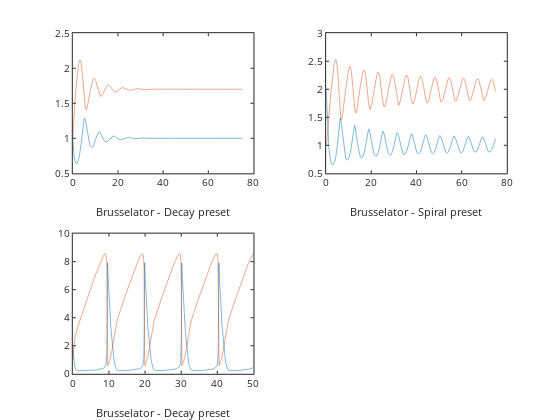

Notebook code for this chart:
### Markdown cell above
## Exploring presets 

Brusselator

### Code cell
subplot(2,2,1);
problem = otp.brusselator.presets.Decay();
sol = problem.solve('RelTol', 1e-6);
plot(sol.x, sol.y)
xlabel('Brusselator - Decay preset')

subplot(2,2,2);
problem = otp.brusselator.presets.Spiral();
sol = problem.solve('RelTol', 1e-6);
plot(sol.x, sol.y)
xlabel('Brusselator - Spiral preset')

subplot(2,2,3);
problem = otp.brusselator.presets.Periodic();
sol = problem.solve('RelTol', 1e-6);
plot(sol.x, sol.y)
xlabel('Brusselator - Decay preset')

### Figure 1 — Plotly figure (JSON) as saved in the notebook; plotly's stock layout.template omitted (floating-point values rounded to 4 significant figures; data arrays with more than 128 entries replaced by an {"elided": "..."} marker saying what was removed)
{"data": [{"line": {"color": "rgb(0,113,188)", "dash": "solid", "width": 0.5}, "marker": {"color": "rgb(0,113,188)", "line": {"color": "rgb(0,113,188)"}, "size": 6, "symbol": "none"}, "mode": "lines", "name": "", "showlegend": false, "type": "scatter", "visibility": true, "x": [0, 0.04513, 0.1128, 0.2144, 0.3667, 0.5952, 0.8647, 1.161, 1.475, 1.807, 2.15, 2.491, 2.828, 3.161, 3.488, 3.809, 4.125, 4.431, 4.727, 5.025, 5.288, 5.546, 5.801, 6.054, 6.314, 6.576, 6.848, 7.137, 7.447, 7.785, 8.159, 8.577, 8.988, 9.377, 9.747, 10.1, 10.45, 10.79, 11.14, 11.48, 11.83, 12.2, 12.56, 12.91, 13.26, 13.63, 14.01, 14.4, 14.82, 15.28, 15.74, 16.18, 16.59, 16.99, 17.41, 17.83, 18.27, 18.74, 19.2, 19.63, 20.07, 20.53, 21.0, 21.51, 22.06, 22.58, 23.07, 23.56, 24.07, 24.6, 25.16, 25.73, 26.26, 26.79, 27.36, 27.95, 28.6, 29.21, 29.8, 30.4, 31.03, 31.71, 32.39, 33.03, 33.7, 34.39, 35.16, 35.89, 36.6, 37.36, 38.15, 38.98, 39.76, 40.58, 41.45, 42.36, 43.22, 44.13, 45.12, 46.08, 47.04, 48.07, 49.16, 50.2, 51.32, 52.53, 53.67, 54.92, 56.2, 57.49, 58.97, 60.35, 61.85, 63.36, 64.97, 66.65, 68.41, 70.24, 72.19, 74.16, 75], "xaxis": "x", "y": [1, 0.9696, 0.9281, 0.874, 0.8083, 0.7368, 0.6831, 0.6509, 0.6381, 0.6418, 0.66, 0.6909, 0.7341, 0.79, 0.8594, 0.9429, 1.038, 1.134, 1.217, 1.272, 1.286, 1.27, 1.23, 1.177, 1.118, 1.059, 1.005, 0.9565, 0.9167, 0.8875, 0.8712, 0.8706, 0.8857, 0.9121, 0.9458, 0.9832, 1.02, 1.053, 1.078, 1.091, 1.091, 1.077, 1.055, 1.029, 1.004, 0.9809, 0.9628, 0.9514, 0.9479, 0.9532, 0.9665, 0.9833, 1.001, 1.016, 1.028, 1.034, 1.033, 1.025, 1.014, 1.002, 0.9913, 0.9835, 0.9798, 0.9807, 0.9865, 0.9946, 1.003, 1.009, 1.012, 1.013, 1.009, 1.004, 0.9982, 0.9941, 0.9922, 0.9928, 0.9958, 0.9997, 1.003, 1.005, 1.005, 1.003, 1.0, 0.998, 0.997, 0.9973, 0.9989, 1.001, 1.002, 1.002, 1.001, 0.9997, 0.9989, 0.9989, 0.9995, 1.0, 1.001, 1.001, 1.0, 0.9996, 0.9996, 0.9999, 1.0, 1.0, 1.0, 0.9998, 0.9999, 1.0, 1.0, 1.0, 0.9999, 1.0, 1.0, 1.0, 1.0, 1.0, 1.0, 1.0, 1.0, 1.0, 1.0], "yaxis": "y"}, {"line": {"color": "rgb(216,82,24)", "dash": "solid", "width": 0.5}, "marker": {"color": "rgb(216,82,24)", "line": {"color": "rgb(216,82,24)"}, "size": 6, "symbol": "none"}, "mode": "lines", "name": "", "showlegend": false, "type": "scatter", "visibility": true, "x": [0, 0.04513, 0.1128, 0.2144, 0.3667, 0.5952, 0.8647, 1.161, 1.475, 1.807, 2.15, 2.491, 2.828, 3.161, 3.488, 3.809, 4.125, 4.431, 4.727, 5.025, 5.288, 5.546, 5.801, 6.054, 6.314, 6.576, 6.848, 7.137, 7.447, 7.785, 8.159, 8.577, 8.988, 9.377, 9.747, 10.1, 10.45, 10.79, 11.14, 11.48, 11.83, 12.2, 12.56, 12.91, 13.26, 13.63, 14.01, 14.4, 14.82, 15.28, 15.74, 16.18, 16.59, 16.99, 17.41, 17.83, 18.27, 18.74, 19.2, 19.63, 20.07, 20.53, 21.0, 21.51, 22.06, 22.58, 23.07, 23.56, 24.07, 24.6, 25.16, 25.73, 26.26, 26.79, 27.36, 27.95, 28.6, 29.21, 29.8, 30.4, 31.03, 31.71, 32.39, 33.03, 33.7, 34.39, 35.16, 35.89, 36.6, 37.36, 38.15, 38.98, 39.76, 40.58, 41.45, 42.36, 43.22, 44.13, 45.12, 46.08, 47.04, 48.07, 49.16, 50.2, 51.32, 52.53, 53.67, 54.92, 56.2, 57.49, 58.97, 60.35, 61.85, 63.36, 64.97, 66.65, 68.41, 70.24, 72.19, 74.16, 75], "xaxis": "x", "y": [1, 1.031, 1.076, 1.14, 1.23, 1.354, 1.487, 1.618, 1.743, 1.86, 1.962, 2.042, 2.096, 2.119, 2.108, 2.056, 1.965, 1.842, 1.707, 1.578, 1.49, 1.434, 1.41, 1.411, 1.432, 1.467, 1.513, 1.567, 1.627, 1.69, 1.752, 1.807, 1.842, 1.855, 1.848, 1.824, 1.786, 1.74, 1.692, 1.649, 1.618, 1.6, 1.599, 1.609, 1.629, 1.655, 1.684, 1.712, 1.737, 1.755, 1.761, 1.755, 1.741, 1.722, 1.701, 1.681, 1.668, 1.662, 1.664, 1.673, 1.685, 1.698, 1.711, 1.72, 1.724, 1.72, 1.713, 1.704, 1.695, 1.688, 1.685, 1.687, 1.692, 1.698, 1.704, 1.708, 1.709, 1.706, 1.702, 1.698, 1.695, 1.694, 1.696, 1.699, 1.702, 1.703, 1.703, 1.702, 1.7, 1.698, 1.698, 1.699, 1.7, 1.701, 1.701, 1.701, 1.7, 1.699, 1.699, 1.7, 1.7, 1.7, 1.7, 1.7, 1.7, 1.7, 1.7, 1.7, 1.7, 1.7, 1.7, 1.7, 1.7, 1.7, 1.7, 1.7, 1.7, 1.7, 1.7, 1.7, 1.7], "yaxis": "y"}, {"line": {"color": "rgb(0,113,188)", "dash": "solid", "width": 0.5}, "marker": {"color": "rgb(0,113,188)", "line": {"color": "rgb(0,113,188)"}, "size": 6, "symbol": "none"}, "mode": "lines", "name": "", "showlegend": false, "type": "scatter", "visibility": true, "x": {"elided": "229 float values"}, "xaxis": "x2", "y": {"elided": "229 float values"}, "yaxis": "y2"}, {"line": {"color": "rgb(216,82,24)", "dash": "solid", "width": 0.5}, "marker": {"color": "rgb(216,82,24)", "line": {"color": "rgb(216,82,24)"}, "size": 6, "symbol": "none"}, "mode": "lines", "name": "", "showlegend": false, "type": "scatter", "visibility": true, "x": {"elided": "229 float values"}, "xaxis": "x2", "y": {"elided": "229 float values"}, "yaxis": "y2"}, {"line": {"color": "rgb(0,113,188)", "dash": "solid", "width": 0.5}, "marker": {"color": "rgb(0,113,188)", "line": {"color": "rgb(0,113,188)"}, "size": 6, "symbol": "none"}, "mode": "lines", "name": "", "showlegend": false, "type": "scatter", "visibility": true, "x": {"elided": "488 float values"}, "xaxis": "x3", "y": {"elided": "488 float values"}, "yaxis": "y3"}, {"line": {"color": "rgb(216,82,24)", "dash": "solid", "width": 0.5}, "marker": {"color": "rgb(216,82,24)", "line": {"color": "rgb(216,82,24)"}, "size": 6, "symbol": "none"}, "mode": "lines", "name": "", "showlegend": false, "type": "scatter", "visibility": true, "x": {"elided": "488 float values"}, "xaxis": "x3", "y": {"elided": "488 float values"}, "yaxis": "y3"}], "layout": {"height": 420.0, "hovermode": "closest", "margin": {"b": 0, "l": 0, "r": 0, "t": 0}, "plot_bgcolor": "rgba(0, 0, 0, 0)", "showlegend": false, "width": 560, "xaxis": {"anchor": "y", "autorange": false, "domain": [0.13, 0.4526], "exponentformat": "none", "gridcolor": "rgba(38,38,38,0.15)", "gridwidth": 1, "linecolor": "rgb(38,38,38)", "linewidth": 1, "mirror": "ticks", "range": [0, 80], "showgrid": false, "showline": true, "side": "bottom", "spikedash": "solid", "spikemode": "across", "spikesides": false, "spikethickness": 1, "tickangle": 0, "tickcolor": "rgb(38,38,38)", "tickfont": {"color": "rgb(38,38,38)", "size": 10}, "ticklen": 3, "ticks": "inside", "ticktext": ["0", "20", "40", "60", "80"], "tickvals": [0, 20, 40, 60, 80], "title": {"font": {"color": "rgb(38,38,38)", "size": 11}, "text": "Brusselator - Decay preset"}, "type": "linear", "visible": true, "zeroline": false}, "xaxis2": {"anchor": "y2", "autorange": false, "domain": [0.5824, 0.905], "exponentformat": "none", "gridcolor": "rgba(38,38,38,0.15)", "gridwidth": 1, "linecolor": "rgb(38,38,38)", "linewidth": 1, "mirror": "ticks", "range": [0, 80], "showgrid": false, "showline": true, "side": "bottom", "spikedash": "solid", "spikemode": "across", "spikesides": false, "spikethickness": 1, "tickangle": 0, "tickcolor": "rgb(38,38,38)", "tickfont": {"color": "rgb(38,38,38)", "size": 10}, "ticklen": 3, "ticks": "inside", "ticktext": ["0", "20", "40", "60", "80"], "tickvals": [0, 20, 40, 60, 80], "title": {"font": {"color": "rgb(38,38,38)", "size": 11}, "text": "Brusselator - Spiral preset"}, "type": "linear", "visible": true, "zeroline": false}, "xaxis3": {"anchor": "y3", "autorange": false, "domain": [0.13, 0.4526], "exponentformat": "none", "gridcolor": "rgba(38,38,38,0.15)", "gridwidth": 1, "linecolor": "rgb(38,38,38)", "linewidth": 1, "mirror": "ticks", "range": [0, 50], "showgrid": false, "showline": true, "side": "bottom", "spikedash": "solid", "spikemode": "across", "spikesides": false, "spikethickness": 1, "tickangle": 0, "tickcolor": "rgb(38,38,38)", "tickfont": {"color": "rgb(38,38,38)", "size": 10}, "ticklen": 3, "ticks": "inside", "ticktext": ["0", "10", "20", "30", "40", "50"], "tickvals": [0, 10, 20, 30, 40, 50], "title": {"font": {"color": "rgb(38,38,38)", "size": 11}, "text": "Brusselator - Decay preset"}, "type": "linear", "visible": true, "zeroline": false}, "yaxis": {"anchor": "x", "autorange": false, "domain": [0.5873, 0.921], "exponentformat": "none", "gridcolor": "rgba(38,38,38,0.15)", "gridwidth": 1, "linecolor": "rgb(38,38,38)", "linewidth": 1, "mirror": "ticks", "range": [0.5, 2.5], "showgrid": false, "showline": true, "side": "left", "spikedash": "solid", "spikemode": "across", "spikesides": false, "spikethickness": 1, "tickangle": 0, "tickcolor": "rgb(38,38,38)", "tickfont": {"color": "rgb(38,38,38)", "size": 10}, "ticklen": 3, "ticks": "inside", "ticktext": ["0.5", "1", "1.5", "2", "2.5"], "tickvals": [0.5, 1, 1.5, 2, 2.5], "title": {"font": {"color": "rgb(0, 0, 0)", "size": 11}, "text": ""}, "type": "linear", "visible": true, "zeroline": false}, "yaxis2": {"anchor": "x2", "autorange": false, "domain": [0.5873, 0.921], "exponentformat": "none", "gridcolor": "rgba(38,38,38,0.15)", "gridwidth": 1, "linecolor": "rgb(38,38,38)", "linewidth": 1, "mirror": "ticks", "range": [0.5, 3], "showgrid": false, "showline": true, "side": "left", "spikedash": "solid", "spikemode": "across", "spikesides": false, "spikethickness": 1, "tickangle": 0, "tickcolor": "rgb(38,38,38)", "tickfont": {"color": "rgb(38,38,38)", "size": 10}, "ticklen": 3, "ticks": "inside", "ticktext": ["0.5", "1", "1.5", "2", "2.5", "3"], "tickvals": [0.5, 1, 1.5, 2, 2.5, 3], "title": {"font": {"color": "rgb(0, 0, 0)", "size": 11}, "text": ""}, "type": "linear", "visible": true, "zeroline": false}, "yaxis3": {"anchor": "x3", "autorange": false, "domain": [0.11, 0.4437], "exponentformat": "none", "gridcolor": "rgba(38,38,38,0.15)", "gridwidth": 1, "linecolor": "rgb(38,38,38)", "linewidth": 1, "mirror": "ticks", "range": [0, 10], "showgrid": false, "showline": true, "side": "left", "spikedash": "solid", "spikemode": "across", "spikesides": false, "spikethickness": 1, "tickangle": 0, "tickcolor": "rgb(38,38,38)", "tickfont": {"color": "rgb(38,38,38)", "size": 10}, "ticklen": 3, "ticks": "inside", "ticktext": ["0", "2", "4", "6", "8", "10"], "tickvals": [0, 2, 4, 6, 8, 10], "title": {"font": {"color": "rgb(0, 0, 0)", "size": 11}, "text": ""}, "type": "linear", "visible": true, "zeroline": false}}}
